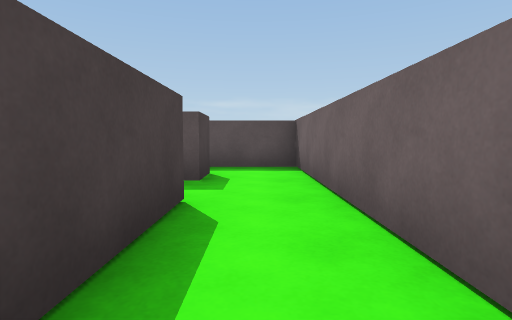
[1] (above)

19 first-person views from a walk through a Unity game level. The camera is 0.62 m above the floor, tilts 4° down and sees 80° across. The floor is counted in squares, 1 m on a side. Each view is taken from the middle of a square. On the plan, view 1 faces up. The plan holds only what a view shows up to about 9 squares ahead; the rest is blank. Some animated figures are not drawn.

[2]
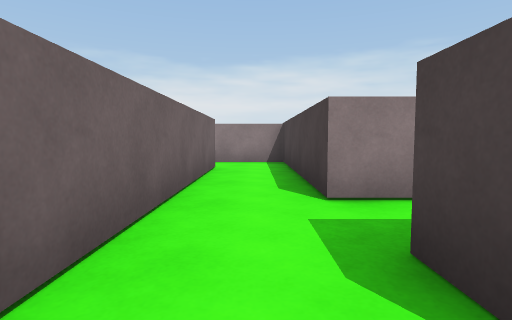

[3]
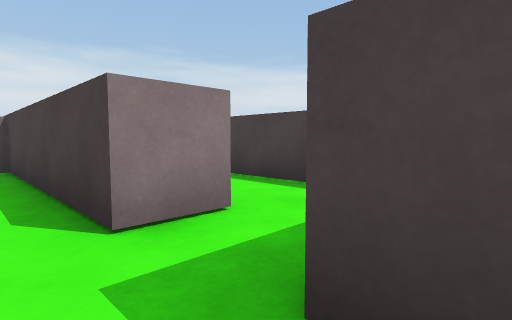

[4]
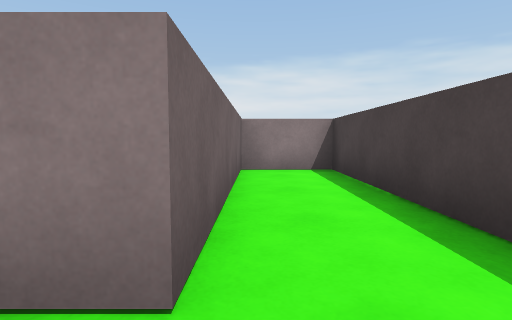

[5]
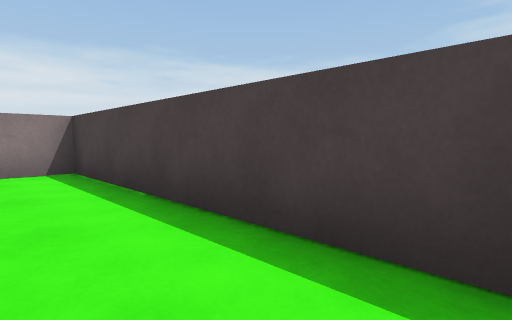

[6]
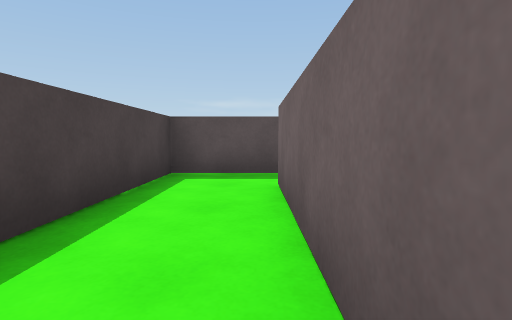

[7]
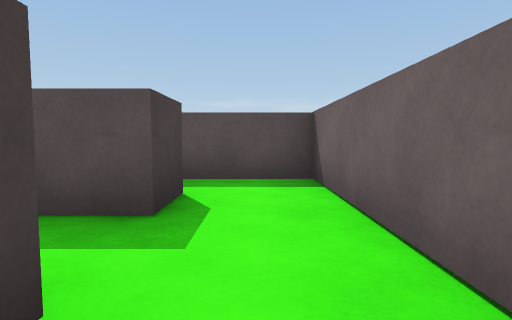

[8]
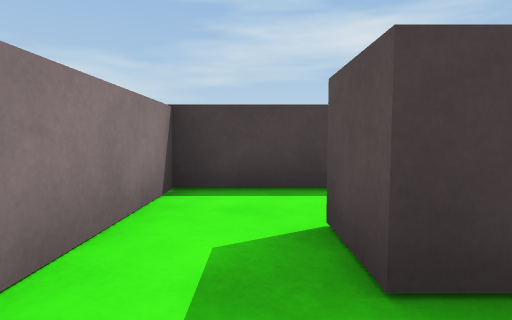

[9]
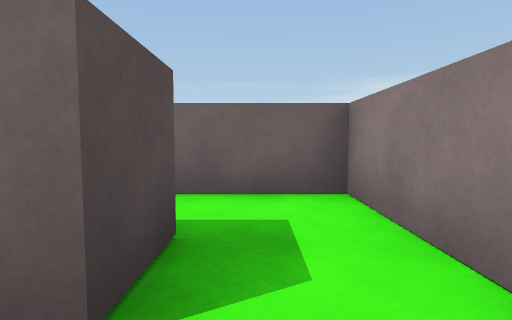

[10]
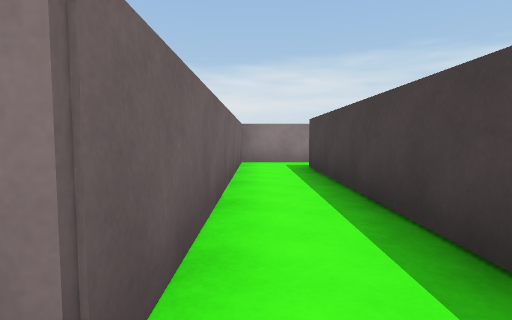

[11]
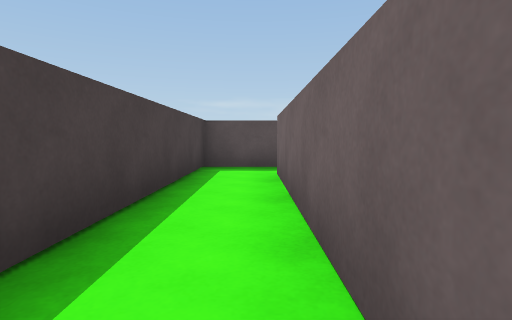

[12]
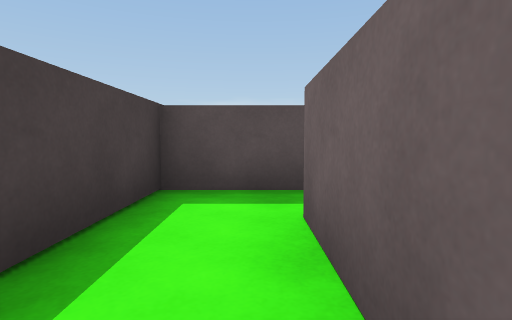

[13]
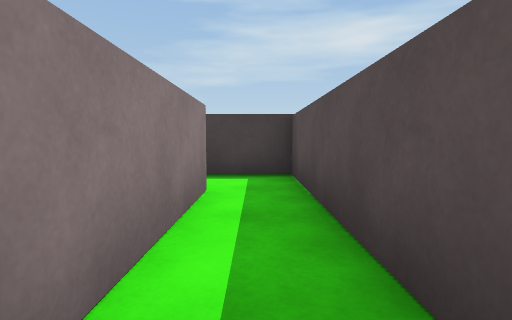

[14]
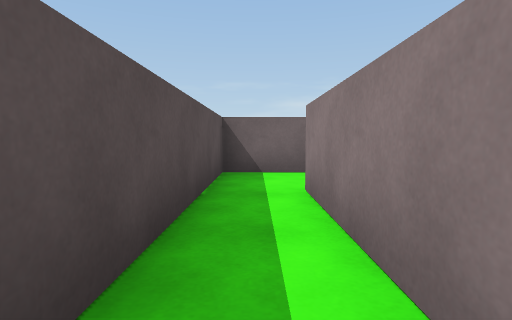

[15]
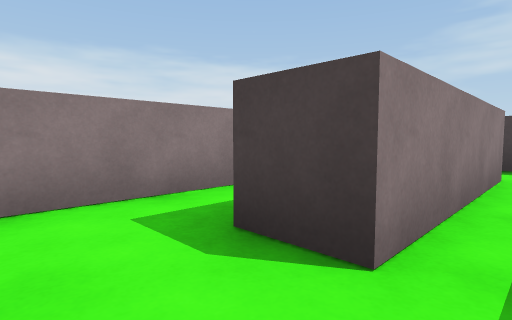

[16]
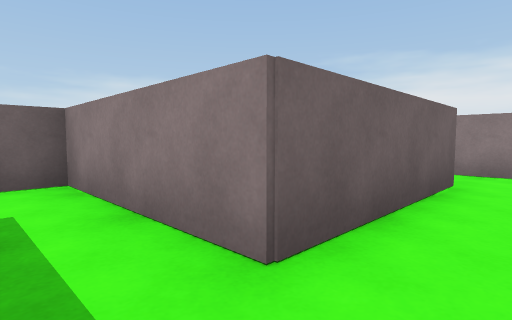

[17]
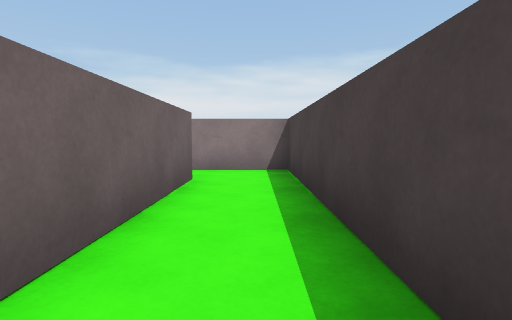

[18]
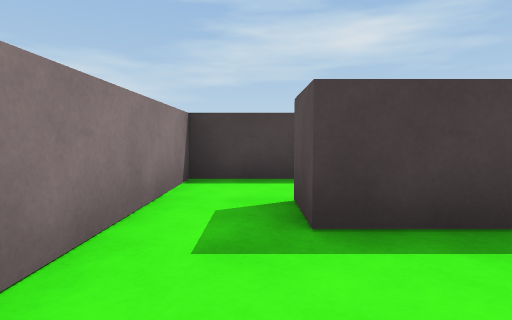

[19]
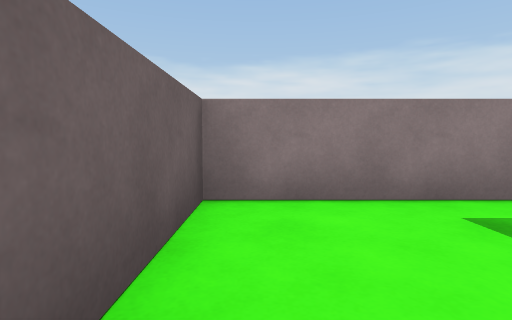

### Floor plan
Points are (right, up) in squares from view 1. A wall is a line through its corners. A room is listed if a view was taken in it or the views show most of it. See-through windows are left out.
Room 1 (views 1, 3, 7, 9)
walls: (-1.7, 3) (-0.8, 3) (-0.8, -2) (2.4, -2); (1.9, -0.5) (0.9, -0.5) (0.9, 5.6); (-0.8, 5.5) (-0.8, 4.4)
ways out: opening at (0, 5) to room 2; opening at (-1, 3.5) to room 3; opening at (1.5, -1) to room 4
Room 2 (view 2)
walls: (0.9, 5.6) (0.9, 6.6) (-1.1, 6.6)
ways out: opening at (0, 5) to room 1; opening at (-1.5, 6)
Room 3 (views 4, 5, 6)
walls: (-0.8, 4.4) (-3.5, 4.4) (-3.5, -2) (-1.7, -2) (-1.7, 3)
ways out: opening at (-1, 3.5) to room 1
Room 4 (views 8, 10, 11, 12, 13, 14, 15)
walls: (2.4, -2) (3.4, -2) (3.4, 5.4) (7.6, 5.4); (9.5, 5.4) (9.5, 6.6) (1.9, 6.6) (1.9, -0.5)
ways out: opening at (1.5, -1) to room 1; opening at (8.5, 5) to room 7
Room 5 (views 16, 17)
walls: (4.4, 3.4) (4.4, -2) (7.6, -2); (7, -0.5) (6, -0.5) (6, 3) (7.5, 3)
ways out: opening at (6.5, -1) to room 6; opening at (6.5, 4) to room 7
Room 6 (views 18, 19)
walls: (7, 0.8) (7, -0.5); (7.6, -2) (9.5, -2) (9.5, 0.5)
ways out: opening at (6.5, -1) to room 5
Room 7 (no view inside)
walls: (7.6, 5.4) (7.6, 4.4); (7.5, 3) (9.5, 3) (9.5, 5.4)
ways out: opening at (8.5, 5) to room 4; opening at (6.5, 4) to room 5

Where each view was taken, in squares from view 1:
view 1: 0 up, 0 right, facing up
view 2: 6 up, 0 right, facing down
view 3: 5 up, 0 right, facing down-left
view 4: 4 up, 2 left, facing down
view 5: 4 up, 2 left, facing down-left
view 6: 1 down, 2 left, facing up
view 7: 2 up, 0 right, facing up
view 8: 1 down, 3 right, facing left
view 9: 1 down, 0 right, facing right
view 10: 6 up, 3 right, facing down
view 11: 0 up, 3 right, facing up
view 12: 3 up, 3 right, facing up
view 13: 6 up, 7 right, facing left
view 14: 6 up, 4 right, facing right
view 15: 6 up, 9 right, facing down-left
view 16: 4 up, 5 right, facing down-right
view 17: 4 up, 5 right, facing down
view 18: 1 down, 9 right, facing left
view 19: 1 up, 9 right, facing down
